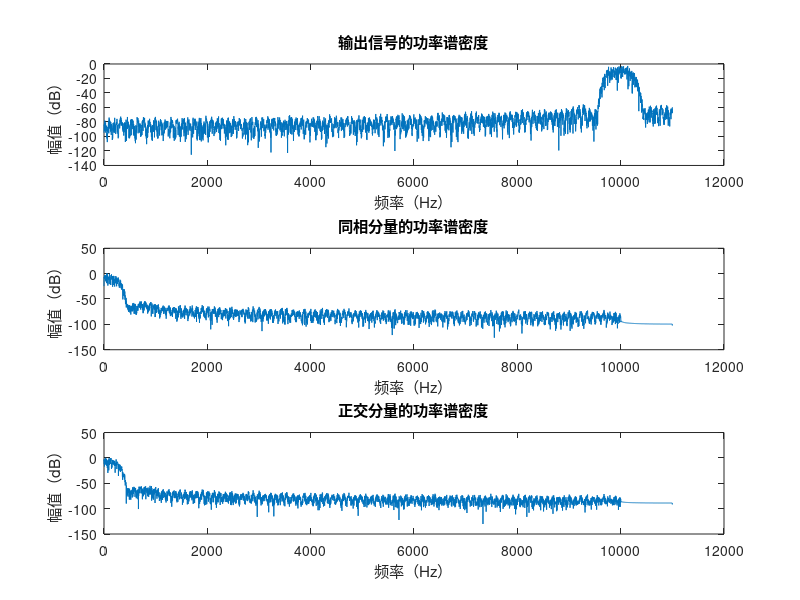

The MATLAB source for this figure:
%%%%%%%%%%%%%%%%%%%%%%%%%%%%%%%%%%
%       随机信号分析实验
% 功能：计算窄带高斯随机过程同相和正交分量的功率谱密度
% 作者：BenSmithLight
% 开源地址：https://github.com/BenSmithLight/Stochastic-signal-analysis-experiment
%%%%%%%%%%%%%%%%%%%%%%%%%%%%%%%%%%

%% 产生中心频率为f0为10kHz、带宽为500Hz的窄带高斯随机过程
% 参数设置
N = 10000; % 信号长度
fs = 22000; % 采样频率
f0 = 10000; % 中心频率
B = 500; % 带宽
fc1 = f0 - B / 2; % 带通系统的低截止频率
fc2 = f0 + B / 2; % 带通系统的高截止频率
n = 200; % 带通滤波器的阶数
nfft = N; % FFT长度

% 产生高斯白噪声信号
x = randn(1, N); % 使用randn函数产生高斯白噪声信号

%% 设计带通系统
b = fir1(n, [fc1 fc2] / (fs / 2), 'bandpass', hamming (n + 1)); % 使用fir1函数和hamming窗

% 计算输出信号
y = 40 * filter(b, 1, x); % 使用filter函数计算输出信号

%% 获取同相和正交分量
HX = imag(hilbert(y)); % 使用hilbert函数获取正交分量
t = 0:1 / fs:(N - 1) / fs; % 时间序列
Ac = y .* cos(2 * pi * f0 * t) + HX .* sin(2 * pi * f0 * t); % 同相分量
As = y .* sin(2 * pi * f0 * t) - HX .* cos(2 * pi * f0 * t); % 正交分量

%% 计算功率谱密度
[pxx_y, f_y] = periodogram(y, hamming (N), nfft, fs); % 使用periodogram函数和hamming窗
[pxx_Ac, f_Ac] = periodogram(Ac, hamming (N), nfft, fs); % 使用periodogram函数和hamming窗
[pxx_As, f_As] = periodogram(As, hamming (N), nfft, fs); % 使用periodogram函数和hamming窗

%% 绘制图像
figure;
subplot (3, 1, 1);
plot(f_y, 10 * log10(pxx_y)); title ('输出信号的功率谱密度'); xlabel ('频率（Hz）'); ylabel ('幅值（dB）');
subplot (3, 1, 2);
plot(f_Ac, 10 * log10(pxx_Ac)); title ('同相分量的功率谱密度'); xlabel ('频率（Hz）'); ylabel ('幅值（dB）');
subplot (3, 1, 3);
plot(f_As, 10 * log10(pxx_As)); title ('正交分量的功率谱密度'); xlabel ('频率（Hz）'); ylabel ('幅值（dB）');
